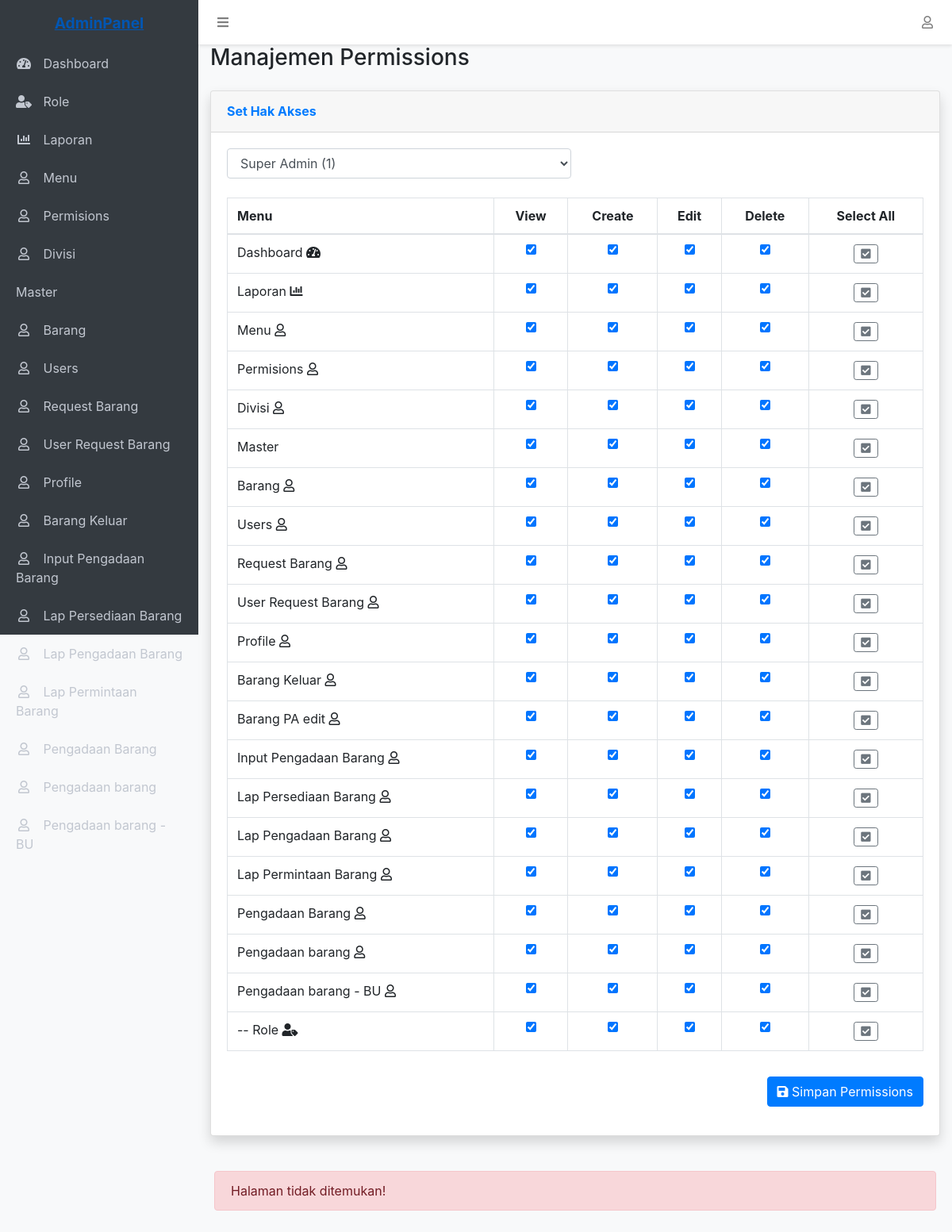
The app's page /main.php?page=permisions&role_id=1 (signed in) with its own data.
### tables this page shows
CREATE TABLE `menus` (
  `id` int(11) NOT NULL,
  `parent_id` int(11) DEFAULT NULL,
  `name` varchar(50) NOT NULL,
  `icon` varchar(50) DEFAULT NULL,
  `url` varchar(100) DEFAULT NULL,
  `order` int(11) NOT NULL DEFAULT 0,
  `is_active` tinyint(1) NOT NULL DEFAULT 1,
  `created_at` timestamp NOT NULL DEFAULT current_timestamp(),
  `updated_at` timestamp NOT NULL DEFAULT current_timestamp() ON UPDATE current_timestamp()
);

CREATE TABLE `permissions` (
  `id` int(11) NOT NULL,
  `role_id` int(11) NOT NULL,
  `menu_id` int(11) NOT NULL,
  `can_view` tinyint(1) NOT NULL DEFAULT 0,
  `can_create` tinyint(1) NOT NULL DEFAULT 0,
  `can_edit` tinyint(1) NOT NULL DEFAULT 0,
  `can_delete` tinyint(1) NOT NULL DEFAULT 0,
  `created_at` timestamp NOT NULL DEFAULT current_timestamp(),
  `updated_at` timestamp NOT NULL DEFAULT current_timestamp() ON UPDATE current_timestamp()
);

### permisions.php (the view, shortened to what this page needs)
<?php
require 'config/database.php';
$roles = $conn->query("SELECT * FROM roles ORDER BY name");
$selected_role_id = isset($_GET['role_id']) ? intval($_GET['role_id']) : ($roles->num_rows > 0 ? $roles->fetch_assoc()['id'] : 0);
$roles->data_seek(0);
$menus = $conn->query("SELECT * FROM menus ORDER BY parent_id, `order`");
$permissions = [];
$perms_result = $conn->query("SELECT * FROM permissions WHERE role_id = $selected_role_id");
while ($perm = $perms_result->fetch_assoc()) {
    $permissions[$perm['menu_id']] = $perm;
}
?>
<div class="container-fluid">
    <div class="d-sm-flex align-items-center justify-content-between mb-4">
        <h1 class="h3 mb-0 text-gray-800">Manajemen Permissions</h1>
    </div>
    <div class="card shadow mb-4">
        <div class="card-header py-3">
            <h6 class="m-0 font-weight-bold text-primary">Set Hak Akses</h6>
        </div>
        <div class="card-body">
            <form method="GET" class="mb-4">
                <div class="form-row">
                    <div class="col-md-6">
                        <select name="role_id" class="form-control" onchange="this.form.submit()">
                            <?php while ($role = $roles->fetch_assoc()): ?>
                            <option value="main.php?page=permisions&role_id=<?=$role['id'] ?>" <?= $role['id'] == $selected_role_id ? 'selected' : '' ?>>
                                <a href="main.php?page=permisions&role_id=<?=$role['id'] ?>">
                                    <?= htmlspecialchars($role['name']) ?> (<?= $role['id'] ?>)
                                </a>
                            </option>
                            <?php endwhile; ?>
                        </select>
                    </div>
                </div>
            </form>
            <form method="POST">
                <div class="table-responsive">
                    <table class="table table-bordered" width="100%" cellspacing="0">
                        <thead>
                            <tr>
                                <th>Menu</th>
                                <th class="text-center">View</th>
                                <th class="text-center">Create</th>
                                <th class="text-center">Edit</th>
                                <th class="text-center">Delete</th>
                                <th class="text-center">Select All</th>
                            </tr>
                        </thead>
                        <tbody>
                            <?php while ($menu = $menus->fetch_assoc()):
                                $perm = $permissions[$menu['id']] ?? [
                                    'can_view' => 0,
                                    'can_create' => 0,
                                    'can_edit' => 0,
                                    'can_delete' => 0
                                ];
                            ?>
                            <tr>
                                <td>
                                    <?= !empty($menu['parent_id']) ? '-- ' : '' ?>
                                    <?= htmlspecialchars($menu['name']) ?>
                                    <?= !empty($menu['icon']) ? ' <i class="'.htmlspecialchars($menu['icon']).'"></i>' : '' ?>
                                </td>
                                <td class="text-center">
                                    <input type="checkbox" name="permissions[<?= $menu['id'] ?>][view]"
                                           <?= $perm['can_view'] ? 'checked' : '' ?>>
                                </td>
                                <td class="text-center">
                                    <input type="checkbox" name="permissions[<?= $menu['id'] ?>][create]"
                                           <?= $perm['can_create'] ? 'checked' : '' ?>>
                                </td>
                                <td class="text-center">
                                    <input type="checkbox" name="permissions[<?= $menu['id'] ?>][edit]"
                                           <?= $perm['can_edit'] ? 'checked' : '' ?>>
                                </td>
                                <td class="text-center">
                                    <input type="checkbox" name="permissions[<?= $menu['id'] ?>][delete]"
                                           <?= $perm['can_delete'] ? 'checked' : '' ?>>
                                </td>
                                <td class="text-center">
                                    <button type="button" class="btn btn-sm btn-outline-secondary select-all"
                                            data-menu-id="<?= $menu['id'] ?>">
                                        <i class="fas fa-check-square"></i>
                                    </button>
                                </td>
                            </tr>
                            <?php endwhile; ?>
                        </tbody>
                    </table>
                </div>
                <div class="text-right mt-3">
                    <button type="submit" name="simpan_permissions" class="btn btn-primary">
                        <i class="fas fa-save"></i> Simpan Permissions
                    </button>
                </div>
            </form>
        </div>
    </div>
</div>

### layout/sidebar.php (shortened to what this page needs)
<aside class="sidebar">
    <div class="sidebar-container">
        <ul class="sidebar-menu">
            <?php
            $menu = buildMenu($_SESSION['user_role_id']);
            foreach ($menu as $item):
                if (empty($item['children'])): ?>
                    <li class="<?php echo $active_menu == basename($item['url'] ?? '', '.php') ? 'active' : ''; ?>">
                        <a href="<?php echo $item['url'] ?? ''; ?>">
                            <?php if (isset($item['icon'])): ?>
                                <i class="<?php echo $item['icon']; ?>"></i>
                            <?php endif; ?>
                            <span><?php echo $item['name'] ?? ''; ?></span>
                        </a>
                    </li>
                <?php else: ?>
                    <?php foreach ($item['children'] as $child): ?>
                        <li class="<?php echo $active_menu == basename($child['url'] ?? '', '.php') ? 'active' : ''; ?>">
                            <a href="<?php echo $child['url'] ?? ''; ?>">
                                <?php if (isset($child['icon'])): ?>
                                    <i class="<?php echo $child['icon']; ?>"></i>
                                <?php endif; ?>
                                <span><?php echo $child['name'] ?? ''; ?></span>
                            </a>
                        </li>
                    <?php endforeach; ?>
                <?php endif; ?>
            <?php endforeach; ?>
        </ul>
    </div>
</aside>

### layout/header.php (style rules this page uses)
:root { --sidebar-width: 250px; --header-height: 56px; }
body { padding-top: var(--header-height); padding-left: var(--sidebar-width); background-color: #f8f9fa; min-height: 100vh; }
.sidebar { position: fixed; top: 0; left: 0; height: 100vh; width: var(--sidebar-width); background-color: #343a40; padding-top: var(--header-height); z-index: 1000; transition: all 0.3s; }
.sidebar-menu { list-style: none; padding: 0; }
.sidebar-menu li a { display: block; padding: 12px 20px; color: #c2c7d0; text-decoration: none; transition: all 0.3s; }
.sidebar-menu li a i { margin-right: 10px; width: 20px; text-align: center; }

### records on screen
menus: name "Dashboard"
permissions: can_view "☑", can_create "☑", can_edit "☑", can_delete "☑"
menus: name "Laporan"
permissions: can_view "☑", can_create "☑", can_edit "☑", can_delete "☑"
menus: name "Menu"
permissions: can_view "☑", can_create "☑", can_edit "☑", can_delete "☑"
menus: name "Permisions"
permissions: can_view "☑", can_create "☑", can_edit "☑", can_delete "☑"
menus: name "Divisi"
permissions: can_view "☑", can_create "☑", can_edit "☑", can_delete "☑"
menus: name "Master"
permissions: can_view "☑", can_create "☑", can_edit "☑", can_delete "☑"
menus: name "Barang"
permissions: can_view "☑", can_create "☑", can_edit "☑", can_delete "☑"
menus: name "Users"
permissions: can_view "☑", can_create "☑", can_edit "☑", can_delete "☑"
menus: name "Request Barang"
permissions: can_view "☑", can_create "☑", can_edit "☑", can_delete "☑"
menus: name "User Request Barang"
permissions: can_view "☑", can_create "☑", can_edit "☑", can_delete "☑"
menus: name "Profile"
permissions: can_view "☑", can_create "☑", can_edit "☑", can_delete "☑"
menus: name "Barang Keluar"
permissions: can_view "☑", can_create "☑", can_edit "☑", can_delete "☑"
menus: name "Barang PA edit"
permissions: can_view "☑", can_create "☑", can_edit "☑", can_delete "☑"
menus: name "Input Pengadaan Barang"
permissions: can_view "☑", can_create "☑", can_edit "☑", can_delete "☑"
menus: name "Lap Persediaan Barang"
permissions: can_view "☑", can_create "☑", can_edit "☑", can_delete "☑"
menus: name "Lap Pengadaan Barang"
permissions: can_view "☑", can_create "☑", can_edit "☑", can_delete "☑"
menus: name "Lap Permintaan Barang"
permissions: can_view "☑", can_create "☑", can_edit "☑", can_delete "☑"
menus: name "Pengadaan Barang"
permissions: can_view "☑", can_create "☑", can_edit "☑", can_delete "☑"
menus: name "Pengadaan barang"
permissions: can_view "☑", can_create "☑", can_edit "☑", can_delete "☑"
menus: name "Pengadaan barang - BU"
permissions: can_view "☑", can_create "☑", can_edit "☑", can_delete "☑"
menus: name "Role"
permissions: can_view "☑", can_create "☑", can_edit "☑", can_delete "☑", menu.name "Role"

### other values on screen
$item['name'] "Dashboard"
$item['name'] "Laporan"
$item['name'] "Menu"
$item['name'] "Permisions"
$item['name'] "Divisi"
$item['name'] "Master"
$item['name'] "Barang"
$item['name'] "Users"
$item['name'] "Request Barang"
$item['name'] "User Request Barang"
$item['name'] "Profile"
$item['name'] "Barang Keluar"
$item['name'] "Input Pengadaan Barang"
$item['name'] "Lap Persediaan Barang"
$item['name'] "Lap Pengadaan Barang"
